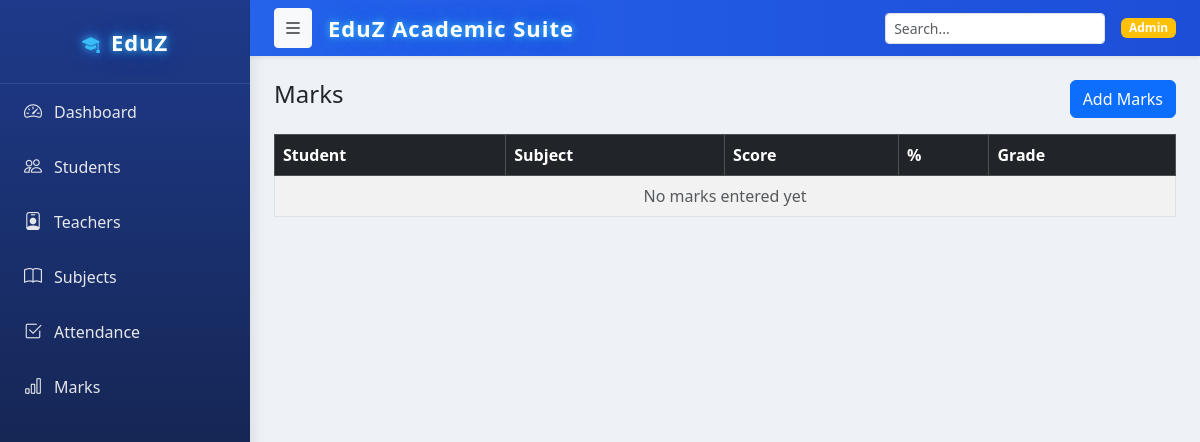
The page /marks/ on the database as committed earlier.
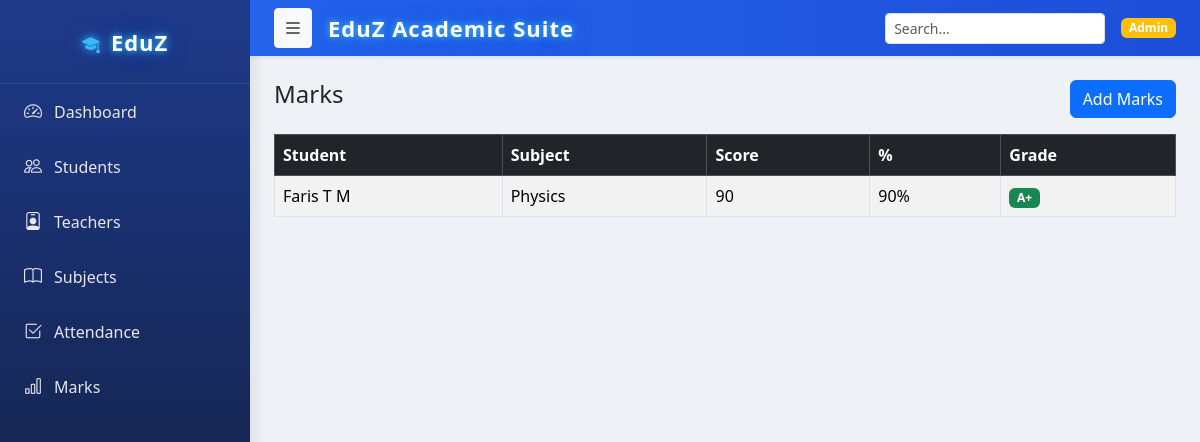
The same page on the database as committed later.
### marks/models.py (models this page shows, shortened)
class Mark(models.Model):
    student = models.ForeignKey(Student, on_delete=models.CASCADE)
    subject = models.ForeignKey(Subject, on_delete=models.CASCADE)
    score = models.IntegerField()
    created_at = models.DateField(auto_now_add=True)
    class Meta:
        unique_together = ("student", "subject")
    def percentage(self):
        return self.score
    def grade(self):
        if self.score >= 90:
            return "A+"
        elif self.score >= 75:
            return "A"
        elif self.score >= 60:
            return "B"
        elif self.score >= 50:
            return "C"
        else:
            return "F"

### students/models.py (models this page shows, shortened)
class Student(models.Model):
    name = models.CharField(max_length=100)
    roll_number = models.CharField(max_length=30, unique=True)
    email = models.EmailField()
    department = models.CharField(max_length=100)

### subjects/models.py (models this page shows, shortened)
class Subject(models.Model):
    name = models.CharField(max_length=100)
    code = models.CharField(max_length=20, unique=True)
    teacher = models.ForeignKey(
        Teacher,
        on_delete=models.SET_NULL,
        null=True,
        blank=True
    )

### marks/views.py (the view)
# urls.py: path("", marks_list, name="marks_list"),
def marks_list(request):
    marks = Mark.objects.select_related("student", "subject").all()
    return render(request, "marks/list.html", {"marks": marks})

### core/context_processors.py (called while the page is built)
def role_flags(request):
    if not request.user.is_authenticated:
        return {}
    return {
        "is_admin": request.user.groups.filter(name="Admin").exists(),
        "is_teacher": request.user.groups.filter(name="Teacher").exists(),
        "is_student": request.user.groups.filter(name="Student").exists(),
    }

### core/templates/marks/list.html
{% extends "base.html" %}
{% block content %}
<div class="d-flex justify-content-between mb-3">
<h4>Marks</h4>
<a href="{% url 'marks_add' %}" class="btn btn-primary">Add Marks</a>
</div>
<table class="table table-striped table-bordered">
<thead class="table-dark">
<tr>
<th>Student</th>
<th>Subject</th>
<th>Score</th>
<th>%</th>
<th>Grade</th>
</tr>
</thead>
<tbody>
{% for m in marks %}
<tr>
<td>{{ m.student.name }}</td>
<td>{{ m.subject.name }}</td>
<td>{{ m.score }}</td>
<td>{{ m.percentage }}%</td>
<td>
<span class="badge bg-success">{{ m.grade }}</span>
</td>
</tr>
{% empty %}
<tr>
<td colspan="5" class="text-center text-muted">
No marks entered yet
</td>
</tr>
{% endfor %}
</tbody>
</table>
{% endblock %}

Rows that differ between the two databases and show on the page:
added Mark: student.name "Faris T M", subject.name "Physics", score "90", percentage "90", grade "A+"
Other text that changed with them:
text no longer shown: "No marks entered yet"
